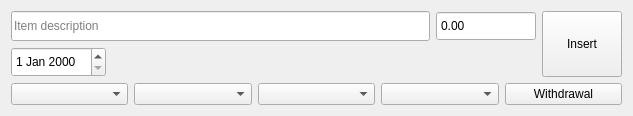
<?xml version="1.0" encoding="UTF-8"?>
<ui version="4.0">
 <class>CostEntryForm</class>
 <widget class="QWidget" name="CostEntryForm">
  <property name="geometry">
   <rect>
    <x>0</x>
    <y>0</y>
    <width>633</width>
    <height>116</height>
   </rect>
  </property>
  <property name="windowTitle">
   <string>Form</string>
  </property>
  <layout class="QVBoxLayout" name="verticalLayout_2">
   <item>
    <layout class="QHBoxLayout" name="horizontalLayout_4">
     <item>
      <layout class="QVBoxLayout" name="verticalLayout">
       <item>
        <layout class="QHBoxLayout" name="horizontalLayout_2">
         <item>
          <widget class="QLineEdit" name="lineEditDescription">
           <property name="sizePolicy">
            <sizepolicy hsizetype="Expanding" vsizetype="Preferred">
             <horstretch>0</horstretch>
             <verstretch>0</verstretch>
            </sizepolicy>
           </property>
           <property name="inputMask">
            <string/>
           </property>
           <property name="placeholderText">
            <string>Item description</string>
           </property>
          </widget>
         </item>
         <item>
          <widget class="QDoubleSpinBox" name="doubleSpinBoxPrice">
           <property name="sizePolicy">
            <sizepolicy hsizetype="Preferred" vsizetype="Preferred">
             <horstretch>0</horstretch>
             <verstretch>0</verstretch>
            </sizepolicy>
           </property>
           <property name="minimumSize">
            <size>
             <width>100</width>
             <height>0</height>
            </size>
           </property>
           <property name="buttonSymbols">
            <enum>QAbstractSpinBox::NoButtons</enum>
           </property>
           <property name="minimum">
            <double>-1000000.000000000000000</double>
           </property>
           <property name="maximum">
            <double>1000000.000000000000000</double>
           </property>
          </widget>
         </item>
        </layout>
       </item>
       <item>
        <layout class="QHBoxLayout" name="horizontalLayout_3">
         <item>
          <widget class="DateEdit" name="dateEditShoppingDate">
           <property name="sizePolicy">
            <sizepolicy hsizetype="Minimum" vsizetype="Preferred">
             <horstretch>0</horstretch>
             <verstretch>0</verstretch>
            </sizepolicy>
           </property>
           <property name="mouseTracking">
            <bool>false</bool>
           </property>
           <property name="readOnly">
            <bool>false</bool>
           </property>
          </widget>
         </item>
         <item>
          <spacer name="horizontalSpacer">
           <property name="orientation">
            <enum>Qt::Horizontal</enum>
           </property>
           <property name="sizeHint" stdset="0">
            <size>
             <width>40</width>
             <height>20</height>
            </size>
           </property>
          </spacer>
         </item>
        </layout>
       </item>
      </layout>
     </item>
     <item>
      <widget class="PushButtonRecordEdit" name="pushButtonInsert">
       <property name="sizePolicy">
        <sizepolicy hsizetype="Preferred" vsizetype="Expanding">
         <horstretch>0</horstretch>
         <verstretch>0</verstretch>
        </sizepolicy>
       </property>
       <property name="text">
        <string>Insert</string>
       </property>
      </widget>
     </item>
    </layout>
   </item>
   <item>
    <layout class="QHBoxLayout" name="horizontalLayout">
     <item>
      <widget class="ComboBoxCostEntry" name="comboBoxTag"/>
     </item>
     <item>
      <widget class="ComboBoxCostEntry" name="comboBoxShoppingSource"/>
     </item>
     <item>
      <widget class="ComboBoxCostEntry" name="comboBoxPaymentMean"/>
     </item>
     <item>
      <widget class="ComboBoxCostEntry" name="comboBoxCurrency"/>
     </item>
     <item>
      <widget class="QPushButton" name="pushButtonWithdrawal">
       <property name="sizePolicy">
        <sizepolicy hsizetype="Minimum" vsizetype="Preferred">
         <horstretch>0</horstretch>
         <verstretch>0</verstretch>
        </sizepolicy>
       </property>
       <property name="text">
        <string>Withdrawal</string>
       </property>
       <property name="checkable">
        <bool>true</bool>
       </property>
      </widget>
     </item>
    </layout>
   </item>
  </layout>
 </widget>
 <customwidgets>
  <customwidget>
   <class>PushButtonRecordEdit</class>
   <extends>QPushButton</extends>
   <header>PushButtonRecordEdit.h</header>
  </customwidget>
  <customwidget>
   <class>DateEdit</class>
   <extends>QDateEdit</extends>
   <header location="global">DateEdit.h</header>
  </customwidget>
  <customwidget>
   <class>ComboBoxCostEntry</class>
   <extends>QComboBox</extends>
   <header>ComboBoxCostEntry.h</header>
  </customwidget>
 </customwidgets>
 <resources/>
 <connections/>
</ui>
